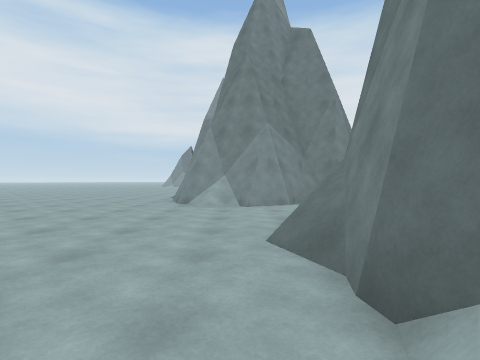
[1] (above)

12 first-person views from a walk through a scene from a Unity 3-D project. The camera is 1.2 m above the floor, looks level and sees 85° across. The floor is counted in squares, 1.8 m on a side. Each view is taken from the middle of a square. On the plan, view 1 faces up. The plan holds only what a view shows up to about 9 squares ahead; the rest is blank. The place goes on beyond the plan. The player character is not drawn.

[2]
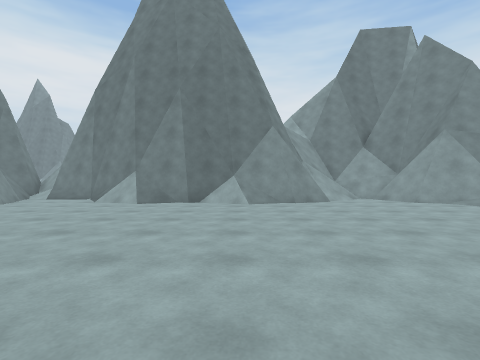

[3]
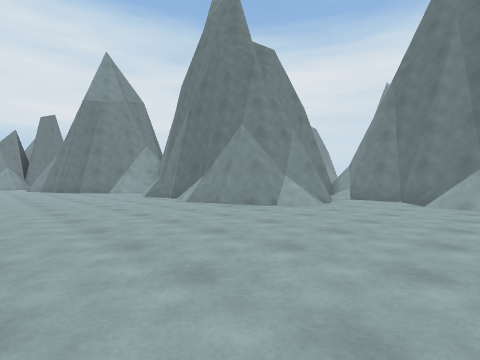

[4]
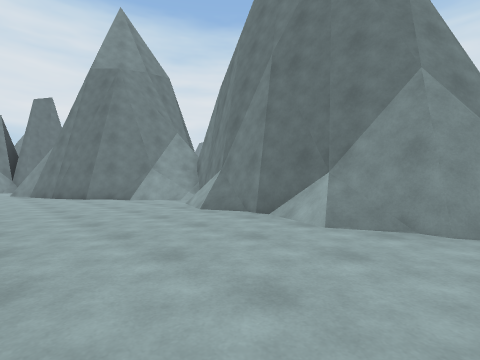

[5]
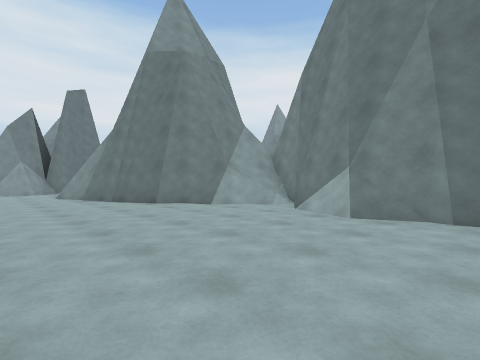

[6]
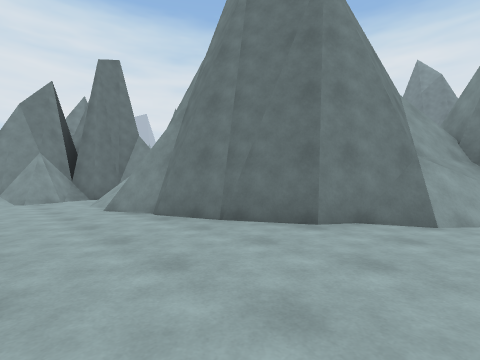

[7]
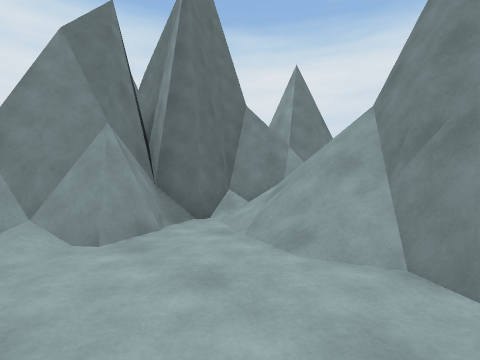

[8]
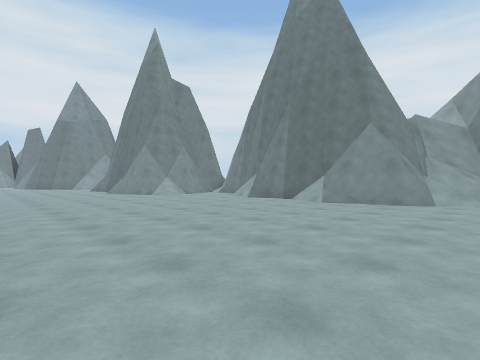

[9]
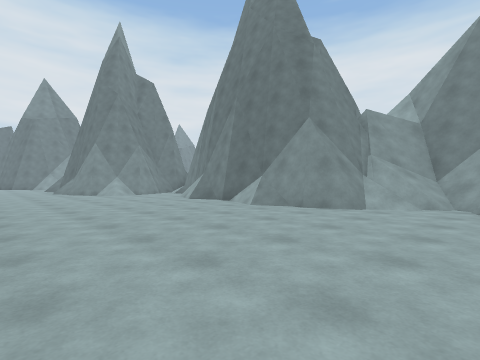

[10]
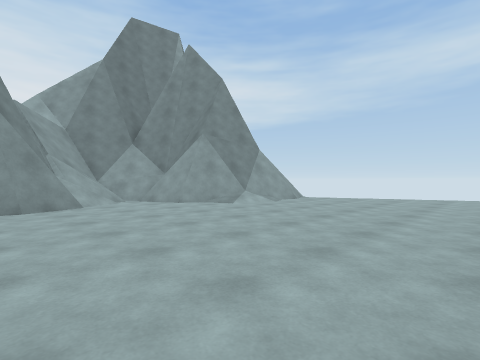

[11]
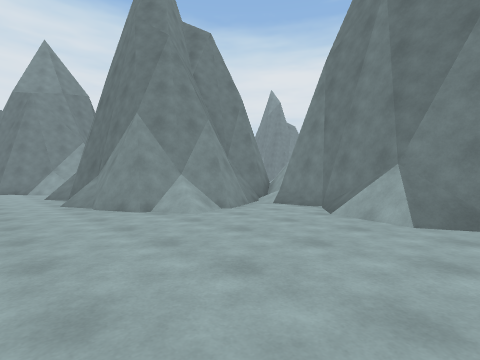

[12]
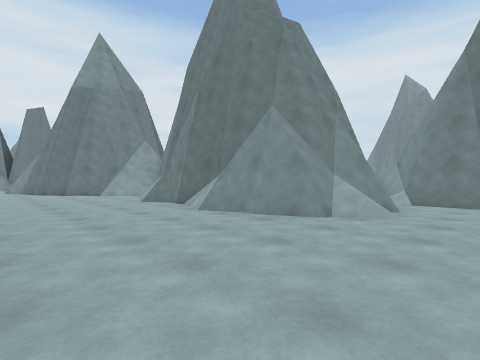

### Floor plan
Key: @ floor where view 1 was taken; # wall or solid block; . floor; / step, stairs or slope; = window, fence, low wall or low ledge; ^ raised ledge.
Columns run from 7 left of view 1 to 4 right of it. Each row starts with its distance up from view 1.
 27 ####
 26 /#####
 25 //.//##
 24 ...//#
 23 ..//##
 22 ../##
 21 ...#
 20 ...#
 19 ...##
 18 ....##
 17 .....####
 16 ......=#
 15 .......#
 14 .....###
 13 .....##
 12 .....##
 11 .....##
 10 .....##
  9 .....##
  8 .....#######
  7 ....../##.##
  6 ..........#
  5 .........##
  4 ........=#
  3 ........##
  2 ........#
  1 ........#
  0 .......@#
 -1 ........#
 -2 ........####
 -3 ........./=#
 -4 .........//#
 -5  .......##=^

Positions as (right, up) in squares from view 1, and headings:
1: (0, 0), facing up
2: (-7, 0), facing right
3: (-7, 3), facing up-right
4: (-6, 8), facing up-right
5: (-7, 11), facing up-right
6: (-7, 16), facing up-right
7: (-7, 22), facing up-right
8: (-7, -4), facing up-right
9: (-5, -5), facing up-right
10: (-6, -1), facing down-right
11: (-4, 2), facing up-right
12: (-6, 5), facing up-right
